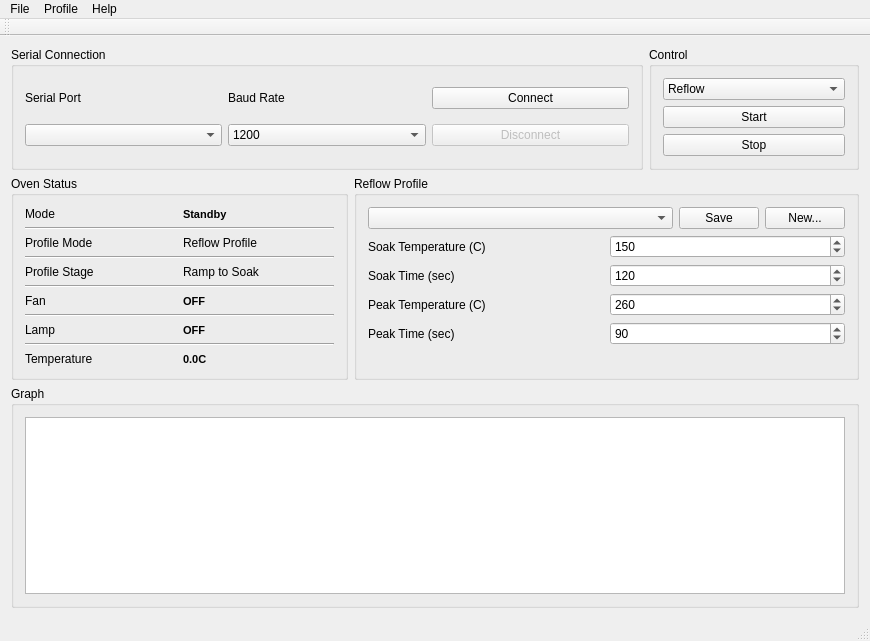
<?xml version="1.0" encoding="UTF-8"?>
<ui version="4.0">
 <class>MainWindow</class>
 <widget class="QMainWindow" name="MainWindow">
  <property name="geometry">
   <rect>
    <x>0</x>
    <y>0</y>
    <width>870</width>
    <height>641</height>
   </rect>
  </property>
  <property name="windowTitle">
   <string>Reflow Oven Controller</string>
  </property>
  <property name="windowIcon">
   <iconset resource="resources.qrc">
    <normaloff>:/icons/icon.png</normaloff>:/icons/icon.png</iconset>
  </property>
  <widget class="QWidget" name="centralWidget">
   <layout class="QVBoxLayout" name="verticalLayout_3" stretch="1,1,3">
    <item>
     <layout class="QHBoxLayout" name="horizontalLayout_2" stretch="3,1">
      <item>
       <widget class="QGroupBox" name="groupBox">
        <property name="title">
         <string>Serial Connection</string>
        </property>
        <layout class="QGridLayout" name="gridLayout">
         <item row="0" column="1">
          <widget class="QLabel" name="label_2">
           <property name="text">
            <string>Baud Rate</string>
           </property>
          </widget>
         </item>
         <item row="1" column="1">
          <widget class="QComboBox" name="cboBaudRate">
           <item>
            <property name="text">
             <string>1200</string>
            </property>
           </item>
           <item>
            <property name="text">
             <string>2400</string>
            </property>
           </item>
           <item>
            <property name="text">
             <string>4800</string>
            </property>
           </item>
           <item>
            <property name="text">
             <string>9600</string>
            </property>
           </item>
           <item>
            <property name="text">
             <string>19200</string>
            </property>
           </item>
           <item>
            <property name="text">
             <string>38400</string>
            </property>
           </item>
           <item>
            <property name="text">
             <string>57600</string>
            </property>
           </item>
           <item>
            <property name="text">
             <string>115200</string>
            </property>
           </item>
          </widget>
         </item>
         <item row="0" column="0">
          <widget class="QLabel" name="label">
           <property name="text">
            <string>Serial Port</string>
           </property>
          </widget>
         </item>
         <item row="1" column="0">
          <widget class="QComboBox" name="cboPort"/>
         </item>
         <item row="1" column="3">
          <widget class="QPushButton" name="btnDisconnect">
           <property name="enabled">
            <bool>false</bool>
           </property>
           <property name="text">
            <string>Disconnect</string>
           </property>
          </widget>
         </item>
         <item row="0" column="3">
          <widget class="QPushButton" name="btnConnect">
           <property name="text">
            <string>Connect</string>
           </property>
          </widget>
         </item>
        </layout>
       </widget>
      </item>
      <item>
       <widget class="QGroupBox" name="grpControls">
        <property name="title">
         <string>Control</string>
        </property>
        <layout class="QVBoxLayout" name="verticalLayout">
         <item>
          <widget class="QComboBox" name="cboMode">
           <item>
            <property name="text">
             <string>Reflow</string>
            </property>
           </item>
           <item>
            <property name="text">
             <string>Preheat/Hold</string>
            </property>
           </item>
          </widget>
         </item>
         <item>
          <widget class="QPushButton" name="btnStart">
           <property name="text">
            <string>Start</string>
           </property>
          </widget>
         </item>
         <item>
          <widget class="QPushButton" name="btnStop">
           <property name="text">
            <string>Stop</string>
           </property>
          </widget>
         </item>
        </layout>
       </widget>
      </item>
     </layout>
    </item>
    <item>
     <layout class="QHBoxLayout" name="horizontalLayout" stretch="2,3">
      <item>
       <widget class="QGroupBox" name="grpStatus">
        <property name="title">
         <string>Oven Status</string>
        </property>
        <layout class="QGridLayout" name="gridLayout_2">
         <item row="7" column="0" colspan="2">
          <widget class="Line" name="line_2">
           <property name="orientation">
            <enum>Qt::Horizontal</enum>
           </property>
          </widget>
         </item>
         <item row="8" column="1">
          <widget class="QLabel" name="lblLampState">
           <property name="font">
            <font>
             <pointsize>8</pointsize>
             <weight>75</weight>
             <bold>true</bold>
            </font>
           </property>
           <property name="text">
            <string>OFF</string>
           </property>
          </widget>
         </item>
         <item row="0" column="1">
          <widget class="QLabel" name="lblMode">
           <property name="font">
            <font>
             <pointsize>8</pointsize>
             <weight>75</weight>
             <bold>true</bold>
            </font>
           </property>
           <property name="text">
            <string>Standby</string>
           </property>
          </widget>
         </item>
         <item row="6" column="1">
          <widget class="QLabel" name="lblFanState">
           <property name="font">
            <font>
             <pointsize>8</pointsize>
             <weight>75</weight>
             <bold>true</bold>
            </font>
           </property>
           <property name="text">
            <string>OFF</string>
           </property>
          </widget>
         </item>
         <item row="8" column="0">
          <widget class="QLabel" name="label_5">
           <property name="text">
            <string>Lamp</string>
           </property>
          </widget>
         </item>
         <item row="0" column="0">
          <widget class="QLabel" name="label_3">
           <property name="text">
            <string>Mode</string>
           </property>
          </widget>
         </item>
         <item row="5" column="0" colspan="2">
          <widget class="Line" name="line">
           <property name="orientation">
            <enum>Qt::Horizontal</enum>
           </property>
          </widget>
         </item>
         <item row="9" column="0" colspan="2">
          <widget class="Line" name="line_3">
           <property name="orientation">
            <enum>Qt::Horizontal</enum>
           </property>
          </widget>
         </item>
         <item row="6" column="0">
          <widget class="QLabel" name="label_4">
           <property name="text">
            <string>Fan</string>
           </property>
          </widget>
         </item>
         <item row="10" column="0">
          <widget class="QLabel" name="label_7">
           <property name="text">
            <string>Temperature</string>
           </property>
          </widget>
         </item>
         <item row="10" column="1">
          <widget class="QLabel" name="lblTemperature">
           <property name="font">
            <font>
             <pointsize>8</pointsize>
             <weight>75</weight>
             <bold>true</bold>
            </font>
           </property>
           <property name="text">
            <string>0.0C</string>
           </property>
          </widget>
         </item>
         <item row="4" column="0">
          <widget class="QLabel" name="label_6">
           <property name="text">
            <string>Profile Stage</string>
           </property>
          </widget>
         </item>
         <item row="2" column="0">
          <widget class="QLabel" name="label_12">
           <property name="text">
            <string>Profile Mode</string>
           </property>
          </widget>
         </item>
         <item row="3" column="0" colspan="2">
          <widget class="Line" name="line_4">
           <property name="orientation">
            <enum>Qt::Horizontal</enum>
           </property>
          </widget>
         </item>
         <item row="1" column="0" colspan="2">
          <widget class="Line" name="line_5">
           <property name="orientation">
            <enum>Qt::Horizontal</enum>
           </property>
          </widget>
         </item>
         <item row="2" column="1">
          <widget class="QLabel" name="lblRunMode">
           <property name="text">
            <string>Reflow Profile</string>
           </property>
          </widget>
         </item>
         <item row="4" column="1">
          <widget class="QLabel" name="lblStage">
           <property name="text">
            <string>Ramp to Soak</string>
           </property>
          </widget>
         </item>
         <item row="11" column="0" colspan="2">
          <spacer name="verticalSpacer">
           <property name="orientation">
            <enum>Qt::Vertical</enum>
           </property>
           <property name="sizeHint" stdset="0">
            <size>
             <width>20</width>
             <height>40</height>
            </size>
           </property>
          </spacer>
         </item>
        </layout>
       </widget>
      </item>
      <item>
       <widget class="QGroupBox" name="grpProfile">
        <property name="title">
         <string>Reflow Profile</string>
        </property>
        <layout class="QGridLayout" name="gridLayout_3">
         <item row="1" column="0">
          <widget class="QLabel" name="label_8">
           <property name="text">
            <string>Soak Temperature (C)</string>
           </property>
          </widget>
         </item>
         <item row="1" column="1">
          <widget class="QSpinBox" name="spnSoakTemp">
           <property name="minimum">
            <number>100</number>
           </property>
           <property name="maximum">
            <number>500</number>
           </property>
           <property name="value">
            <number>150</number>
           </property>
          </widget>
         </item>
         <item row="2" column="0">
          <widget class="QLabel" name="label_9">
           <property name="text">
            <string>Soak Time (sec)</string>
           </property>
          </widget>
         </item>
         <item row="2" column="1">
          <widget class="QSpinBox" name="spnSoakTime">
           <property name="minimum">
            <number>30</number>
           </property>
           <property name="maximum">
            <number>300</number>
           </property>
           <property name="value">
            <number>120</number>
           </property>
          </widget>
         </item>
         <item row="3" column="0">
          <widget class="QLabel" name="label_10">
           <property name="text">
            <string>Peak Temperature (C)</string>
           </property>
          </widget>
         </item>
         <item row="3" column="1">
          <widget class="QSpinBox" name="spnPeakTemp">
           <property name="minimum">
            <number>100</number>
           </property>
           <property name="maximum">
            <number>500</number>
           </property>
           <property name="value">
            <number>260</number>
           </property>
          </widget>
         </item>
         <item row="4" column="0">
          <widget class="QLabel" name="label_11">
           <property name="text">
            <string>Peak Time (sec)</string>
           </property>
          </widget>
         </item>
         <item row="4" column="1">
          <widget class="QSpinBox" name="spnPeakTime">
           <property name="maximum">
            <number>300</number>
           </property>
           <property name="value">
            <number>90</number>
           </property>
          </widget>
         </item>
         <item row="5" column="0" colspan="2">
          <spacer name="verticalSpacer_2">
           <property name="orientation">
            <enum>Qt::Vertical</enum>
           </property>
           <property name="sizeHint" stdset="0">
            <size>
             <width>20</width>
             <height>40</height>
            </size>
           </property>
          </spacer>
         </item>
         <item row="0" column="0" colspan="2">
          <layout class="QHBoxLayout" name="horizontalLayout_3" stretch="1,0,0">
           <item>
            <widget class="QComboBox" name="cboProfileSelect"/>
           </item>
           <item>
            <widget class="QPushButton" name="btnSaveProfile">
             <property name="text">
              <string>Save</string>
             </property>
            </widget>
           </item>
           <item>
            <widget class="QPushButton" name="btnNewProfile">
             <property name="text">
              <string>New...</string>
             </property>
            </widget>
           </item>
          </layout>
         </item>
        </layout>
       </widget>
      </item>
     </layout>
    </item>
    <item>
     <widget class="QGroupBox" name="groupBox_4">
      <property name="sizePolicy">
       <sizepolicy hsizetype="Preferred" vsizetype="Preferred">
        <horstretch>0</horstretch>
        <verstretch>0</verstretch>
       </sizepolicy>
      </property>
      <property name="title">
       <string>Graph</string>
      </property>
      <layout class="QVBoxLayout" name="verticalLayout_2">
       <item>
        <widget class="QtCharts::QChartView" name="chartView"/>
       </item>
      </layout>
     </widget>
    </item>
   </layout>
  </widget>
  <widget class="QMenuBar" name="menuBar">
   <property name="geometry">
    <rect>
     <x>0</x>
     <y>0</y>
     <width>870</width>
     <height>21</height>
    </rect>
   </property>
   <widget class="QMenu" name="menuReflow">
    <property name="title">
     <string>File</string>
    </property>
    <addaction name="actionExport_Data"/>
    <addaction name="separator"/>
    <addaction name="action_Quit"/>
   </widget>
   <widget class="QMenu" name="menuHelp">
    <property name="title">
     <string>Help</string>
    </property>
    <addaction name="actionAbout"/>
   </widget>
   <widget class="QMenu" name="menuProfiles">
    <property name="title">
     <string>Profile</string>
    </property>
    <addaction name="actionNew"/>
    <addaction name="actionSave"/>
    <addaction name="actionDelete"/>
   </widget>
   <addaction name="menuReflow"/>
   <addaction name="menuProfiles"/>
   <addaction name="menuHelp"/>
  </widget>
  <widget class="QStatusBar" name="statusBar"/>
  <widget class="QToolBar" name="mainToolBar">
   <attribute name="toolBarArea">
    <enum>TopToolBarArea</enum>
   </attribute>
   <attribute name="toolBarBreak">
    <bool>false</bool>
   </attribute>
  </widget>
  <action name="action_Quit">
   <property name="text">
    <string>Quit</string>
   </property>
  </action>
  <action name="actionExport_Data">
   <property name="text">
    <string>Export Data...</string>
   </property>
  </action>
  <action name="actionAbout">
   <property name="text">
    <string>About...</string>
   </property>
  </action>
  <action name="actionNew">
   <property name="text">
    <string>New...</string>
   </property>
  </action>
  <action name="actionSave">
   <property name="text">
    <string>Save</string>
   </property>
  </action>
  <action name="actionDelete">
   <property name="text">
    <string>Delete...</string>
   </property>
  </action>
 </widget>
 <layoutdefault spacing="6" margin="11"/>
 <customwidgets>
  <customwidget>
   <class>QtCharts::QChartView</class>
   <extends>QGraphicsView</extends>
   <header location="global">QtCharts/QChartView</header>
  </customwidget>
 </customwidgets>
 <resources>
  <include location="resources.qrc"/>
 </resources>
 <connections/>
</ui>
